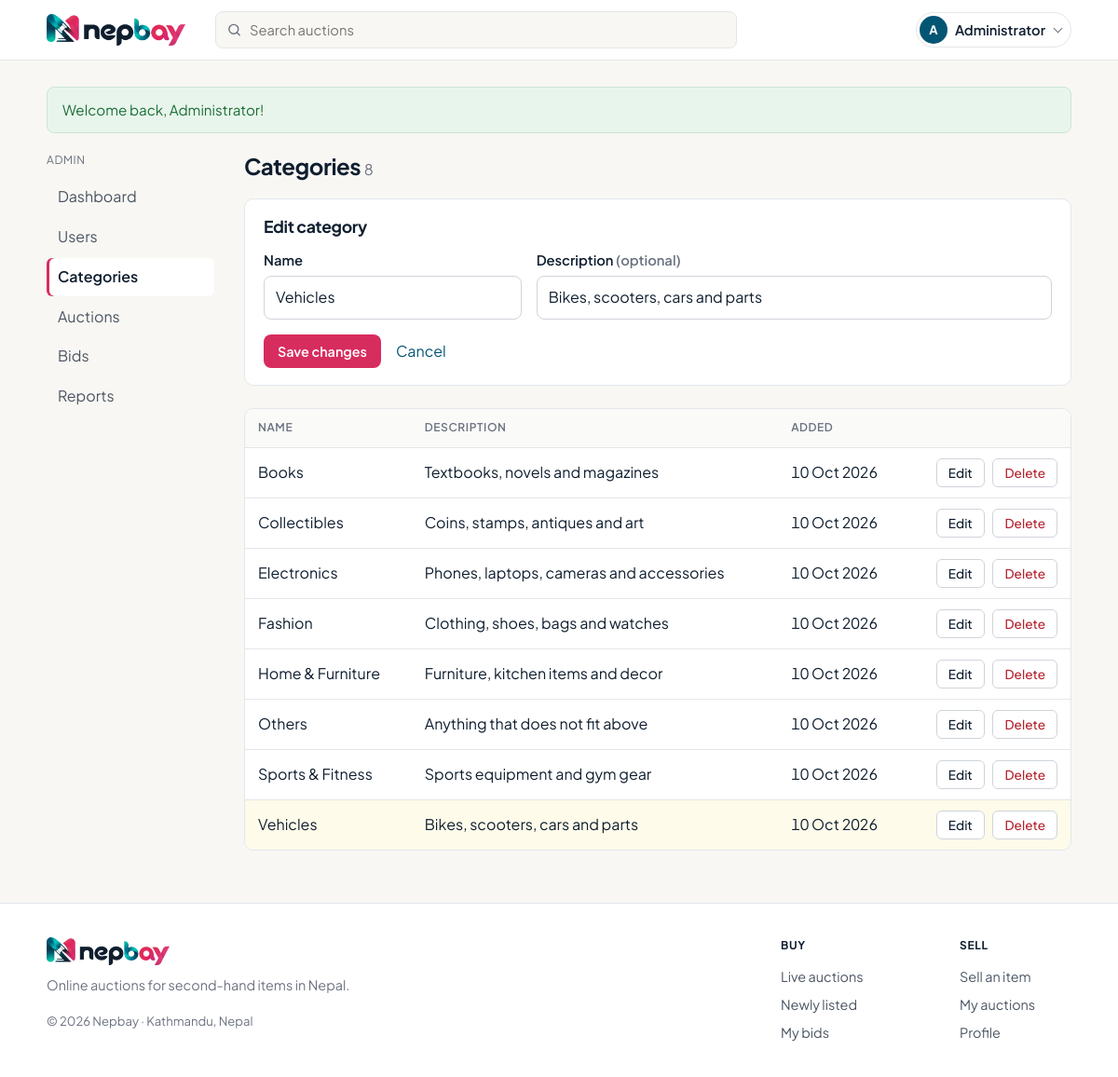
The app's page /admin/categories.php?edit=2 (signed in) with its own data.
### tables this page shows
CREATE TABLE IF NOT EXISTS users (
    id            INT UNSIGNED AUTO_INCREMENT PRIMARY KEY,
    name          VARCHAR(100) NOT NULL,
    email         VARCHAR(150) NOT NULL UNIQUE,
    password_hash VARCHAR(255) NOT NULL,           
    phone         VARCHAR(20)  NULL,
    address       VARCHAR(255) NULL,
    role          ENUM('user', 'admin') NOT NULL DEFAULT 'user',
    status        ENUM('active', 'blocked') NOT NULL DEFAULT 'active',
    created_at    DATETIME NOT NULL DEFAULT CURRENT_TIMESTAMP
);

CREATE TABLE IF NOT EXISTS categories (
    id          INT UNSIGNED AUTO_INCREMENT PRIMARY KEY,
    name        VARCHAR(100) NOT NULL UNIQUE,
    description VARCHAR(255) NULL,
    created_at  DATETIME NOT NULL DEFAULT CURRENT_TIMESTAMP
);

### includes/functions.php (called while the page is built, shortened)
<?php
function e(?string $text): string
{
    return htmlspecialchars($text ?? '', ENT_QUOTES, 'UTF-8');
}
function format_date(string $datetime): string
{
    return date('j M Y', strtotime($datetime));
}
function get_flash(): ?array
{
    $flash = $_SESSION['flash'] ?? null;
    return $flash;
}

### includes/db.php (called while the page is built)
<?php
function db(): PDO
{
    static $pdo = null;
    if ($pdo === null) {
        $dsn = 'mysql:host=' . DB_HOST . ';dbname=' . DB_NAME . ';charset=utf8mb4';
        $pdo = new PDO($dsn, DB_USER, DB_PASS, [
            PDO::ATTR_ERRMODE            => PDO::ERRMODE_EXCEPTION,
            PDO::ATTR_DEFAULT_FETCH_MODE => PDO::FETCH_ASSOC,
            PDO::ATTR_EMULATE_PREPARES   => false,
        ]);
        $pdo->exec("SET time_zone = '+05:45'");
    }
    return $pdo;
}

### includes/auth.php (called while the page is built, shortened)
<?php
function current_user(): ?array
{
    static $user = false;
    if ($user === false) {
        $user = null;
        if (isset($_SESSION['user_id'])) {
            $stmt = db()->prepare('SELECT id, name, email, phone, address, role, status FROM users WHERE id = ?');
            $stmt->execute([$_SESSION['user_id']]);
            $row = $stmt->fetch();
            if ($row && $row['status'] === 'active') {
                $user = $row;
            } else {
                unset($_SESSION['user_id']);
            }
        }
    }
    return $user;
}
function is_logged_in(): bool
{
    return current_user() !== null;
}
function require_login(): void
{
    if (!is_logged_in()) {
        set_flash('error', 'Please log in to continue.');
        $currentPage = substr($_SERVER['REQUEST_URI'], strlen(BASE_URL));
        redirect('/login.php?redirect=' . urlencode($currentPage));
    }
}
function require_admin(): void
{
    require_login();
}

### admin/categories.php (the view, shortened to what this page needs)
<?php
require_admin();
$editing = null;
if (isset($_GET['edit'])) {
    $stmt = db()->prepare('SELECT id, name, description FROM categories WHERE id = ?');
    $stmt->execute([(int) $_GET['edit']]);
    $editing = $stmt->fetch() ?: null;
}
$formId          = (int) ($_POST['id'] ?? $editing['id'] ?? 0);
$formName        = $_POST['name'] ?? $editing['name'] ?? '';
$formDescription = $_POST['description'] ?? $editing['description'] ?? '';
$categories = db()->query('SELECT id, name, description, created_at FROM categories ORDER BY name')->fetchAll();
require __DIR__ . '/../includes/header.php';
?>
<div class="admin-layout">
    <?php require __DIR__ . '/../includes/admin_sidebar.php'; ?>
    <section class="admin-content">
        <h1>Categories <span class="count"><?= count($categories) ?></span></h1>
        <form method="post" action="<?= BASE_URL ?>/admin/categories.php" class="panel">
            <h2><?= $formId ? 'Edit category' : 'Add a category' ?></h2>
            <div class="form-row">
                <div>
                    <label for="name">Name</label>
                    <input type="text" id="name" name="name" value="<?= e($formName) ?>" maxlength="100" required>
                </div>
                <div>
                    <label for="description">Description <span class="muted">(optional)</span></label>
                    <input type="text" id="description" name="description" value="<?= e($formDescription) ?>" maxlength="255">
                </div>
            </div>
            <div class="form-actions">
                <button type="submit" class="btn btn-small"><?= $formId ? 'Save changes' : 'Add category' ?></button>
                <?php if ($formId): ?>
                    <a href="<?= BASE_URL ?>/admin/categories.php">Cancel</a>
                <?php endif; ?>
            </div>
        </form>
        <?php if (empty($categories)): ?>
            <p class="empty">No categories yet. Add the first one above.</p>
        <?php else: ?>
            <div class="table-wrap">
                <table>
                    <thead>
                        <tr>
                            <th>Name</th>
                            <th>Description</th>
                            <th>Added</th>
                            <th></th>
                        </tr>
                    </thead>
                    <tbody>
                        <?php foreach ($categories as $c): ?>
                            <tr class="<?= $c['id'] === $formId ? 'editing' : '' ?>">
                                <td><?= e($c['name']) ?></td>
                                <td class="wrap"><?= $c['description'] ? e($c['description']) : '<span class="muted">-</span>' ?></td>
                                <td><?= format_date($c['created_at']) ?></td>
                                <td class="actions">
                                    <a href="?edit=<?= $c['id'] ?>" class="btn-outline">Edit</a>
                                    <form method="post" class="inline">
                                        <button type="submit" class="btn-outline danger"
                                                onclick="return confirm(<?= e(json_encode('Delete the category "' . $c['name'] . '"?')) ?>)">Delete</button>
                                    </form>
                                </td>
                            </tr>
                        <?php endforeach; ?>
                    </tbody>
                </table>
            </div>
        <?php endif; ?>
    </section>
</div>
<?php require __DIR__ . '/../includes/footer.php'; ?>

### includes/header.php (shortened to what this page needs)
<?php
$user  = current_user();
$flash = get_flash();
$currentScript = substr($_SERVER['SCRIPT_NAME'], strlen(BASE_URL));
$searchText    = $currentScript === '/index.php' ? ($_GET['q'] ?? '') : '';
?>
<!DOCTYPE html>
<html lang="en">
<head>
    <link rel="stylesheet" href="<?= BASE_URL ?>/assets/css/style.css?v=<?= filemtime(__DIR__ . '/../assets/css/style.css') ?>">
</head>
<body>
<header class="navbar">
    <div class="container nav-inner">
        <a href="<?= BASE_URL ?>/index.php" class="logo"><img src="<?= BASE_URL ?>/assets/img/logo.png" alt="Nepbay"></a>
        <form action="<?= BASE_URL ?>/index.php" method="get" class="nav-search" role="search">
            <input type="search" name="q" value="<?= e($searchText) ?>" placeholder="Search auctions" aria-label="Search auctions">
        </form>
        <div class="nav-actions">
            <?php if ($user): ?>
                <details class="account-menu">
                    <summary aria-label="Account menu">
                        <span class="avatar" aria-hidden="true"><?= e(mb_strtoupper(mb_substr($user['name'], 0, 1))) ?></span>
                        <span class="account-name"><?= e(explode(' ', $user['name'])[0]) ?></span>
                    </summary>
                </details>
            <?php else: ?>
                <a href="<?= BASE_URL ?>/login.php" class="btn-ghost">Log in</a>
                <a href="<?= BASE_URL ?>/register.php" class="btn btn-small">Register</a>
            <?php endif; ?>
        </div>
    </div>
</header>
<main class="container">
    <?php if ($flash): ?>
        <div class="alert alert-<?= e($flash['type']) ?>" role="<?= $flash['type'] === 'error' ? 'alert' : 'status' ?>"><?= e($flash['message']) ?></div>
    <?php endif; ?>

### records on screen
users: name "A", name "Administrator"
categories: name "Vehicles", description "Bikes, scooters, cars and parts", created_at "10 Oct 2026"
categories: name "Books", description "Textbooks, novels and magazines", created_at "10 Oct 2026"
categories: name "Collectibles", description "Coins, stamps, antiques and art", created_at "10 Oct 2026"
categories: name "Electronics", description "Phones, laptops, cameras and accessories", created_at "10 Oct 2026"
categories: name "Fashion", description "Clothing, shoes, bags and watches", created_at "10 Oct 2026"
categories: name "Home & Furniture", description "Furniture, kitchen items and decor", created_at "10 Oct 2026"
categories: name "Others", description "Anything that does not fit above", created_at "10 Oct 2026"
categories: name "Sports & Fitness", description "Sports equipment and gym gear", created_at "10 Oct 2026"

### other values on screen
$flash['message'] "Welcome back, Administrator!"
$label "Dashboard"
$label "Users"
$label "Categories"
$label "Auctions"
$label "Bids"
$label "Reports"
count($categories) "8"
